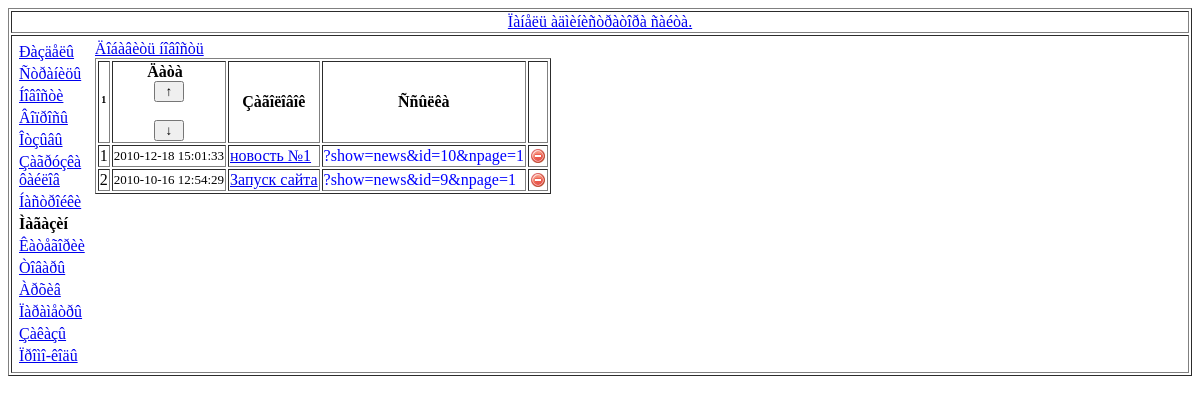
/adm/index.php?show=news, run on the app's committed database.
### tables this page shows
CREATE TABLE IF NOT EXISTS `news` (
  `id` int(11) NOT NULL AUTO_INCREMENT,
  `ndate` datetime DEFAULT NULL,
  `name` char(75) DEFAULT NULL,
  `news` text,
  `metadescription` text,
  `metakeywords` text,
  PRIMARY KEY (`id`),
  KEY `ndate` (`ndate`)
);

### adm/libs/initvars.php (called while the page is built, shortened)
<?php
$order=$_GET['order'];
if ($order=="") $order=$_POST['order'];
?>

### libs/db.php (called while the page is built, shortened)
<?php
function mQuery($query)
{
    global $dbh;
    if ($result = mysql_query($query, $dbh))
    {
        return $result;
    }
    else
    {
    }
}
?>

### adm/news.php (the view, shortened to what this page needs)
<?php
print "<a href='?show=news&action=add'>Äîáàâèòü íîâîñòü</a><br>";
print "<table border=1>";
print " <tr>";
print "  <td align='CENTER'>";
print "<b>¹</b>";
print "  </td>";
print "  <td align='CENTER'>";
print "<b>Äàòà&nbsp;&nbsp;</b>";
print "<input type='BUTTON'  value='&nbsp;&uarr;&nbsp;' onclick=\"document.location.href='?show=news&order=1';\">&nbsp;";
print "<input type='BUTTON'  value='&nbsp;&darr;&nbsp;' onclick=\"document.location.href='?show=news&order=0';\">";
print "  </td>";
print "  <td align='CENTER'>";
print "<b>Çàãîëîâîê</b>";
print "  </td>";
print "  <td align='CENTER'>";
print "<b>Ññûëêà</b>";
print "  </td>";
print "  <td align='CENTER'>";
print "<b>&nbsp;</b>";
print "  </td>";
print " </tr>";
if ($order=="0")
  $order= "ASC";
else
  $order= "DESC";
$result=mQuery("SELECT id,ndate,name FROM news ORDER BY ndate $order");
$ordinal=0;
while($row=mysql_fetch_array($result))
{
   $ordinal++;
   print " <tr>";
   print "<td>";
   print"$ordinal";
   print "</td>";
   print "<td>";
   print"<font size=2>$row[1]</font>";
   print "</td>";
   print "<td>";
   print"<a href=\"?show=news&action=edit&id=$row[0]\">".stripslashes($row[2])."</a>";
   print "</td>";
   print "<td>";
   print"<font color='#0000FF'>?show=news&id=$row[0]&npage=1</font>";
   print "</td>";
   print "<td>";
   print"<a href=\"?show=news&action=del&id=$row[0]\"  title=\"Óäàëèòü íîâîñòü\"><img src=\"../icons/delete.png\"></a>";
   print "</td>";
   print " </tr>";
}
print "</table>";
?>

### adm/index.php (style rules this page uses)
body { font-size: 62.5%; }
label, input { display:block; }

### data on the page
news: ndate "2010-12-18 15:01:33", name "новость №1", id "10"
news: ndate "2010-10-16 12:54:29", name "Запуск сайта", id "9"
